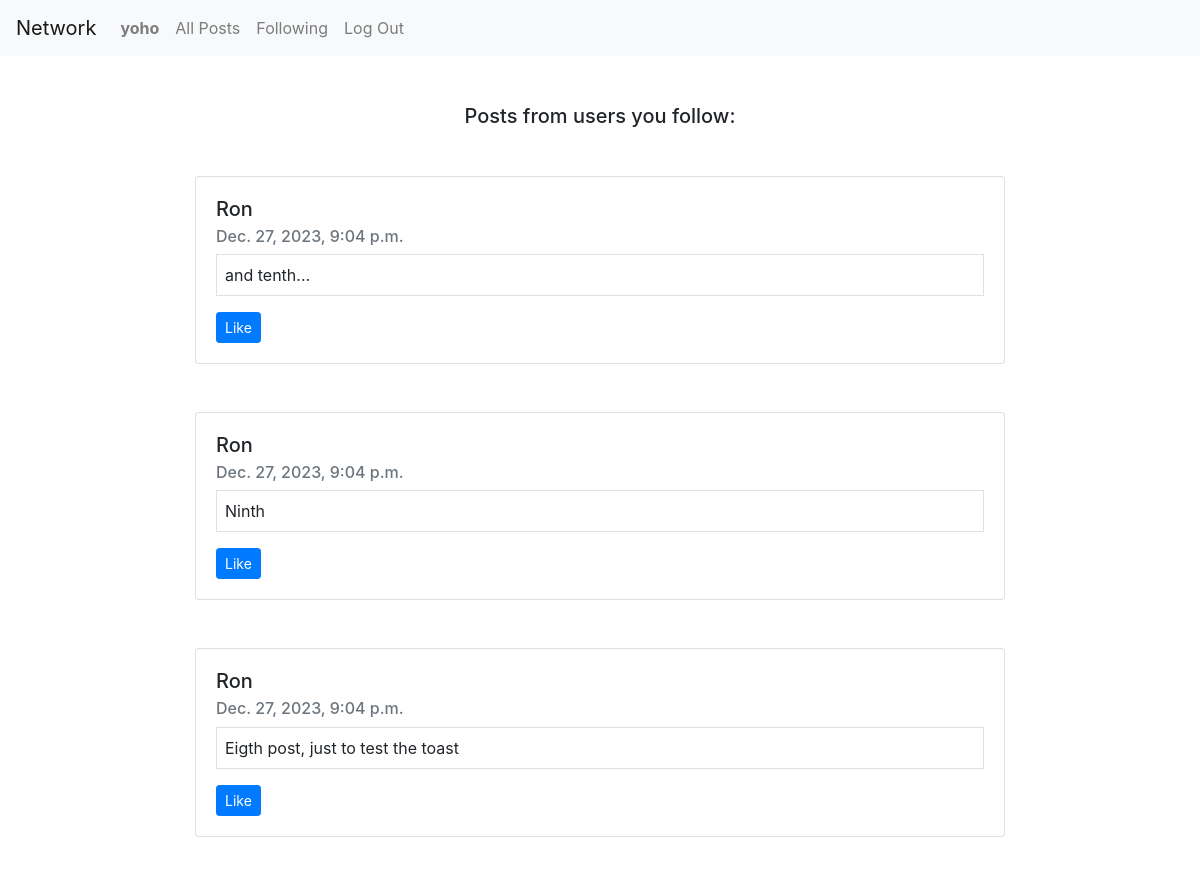
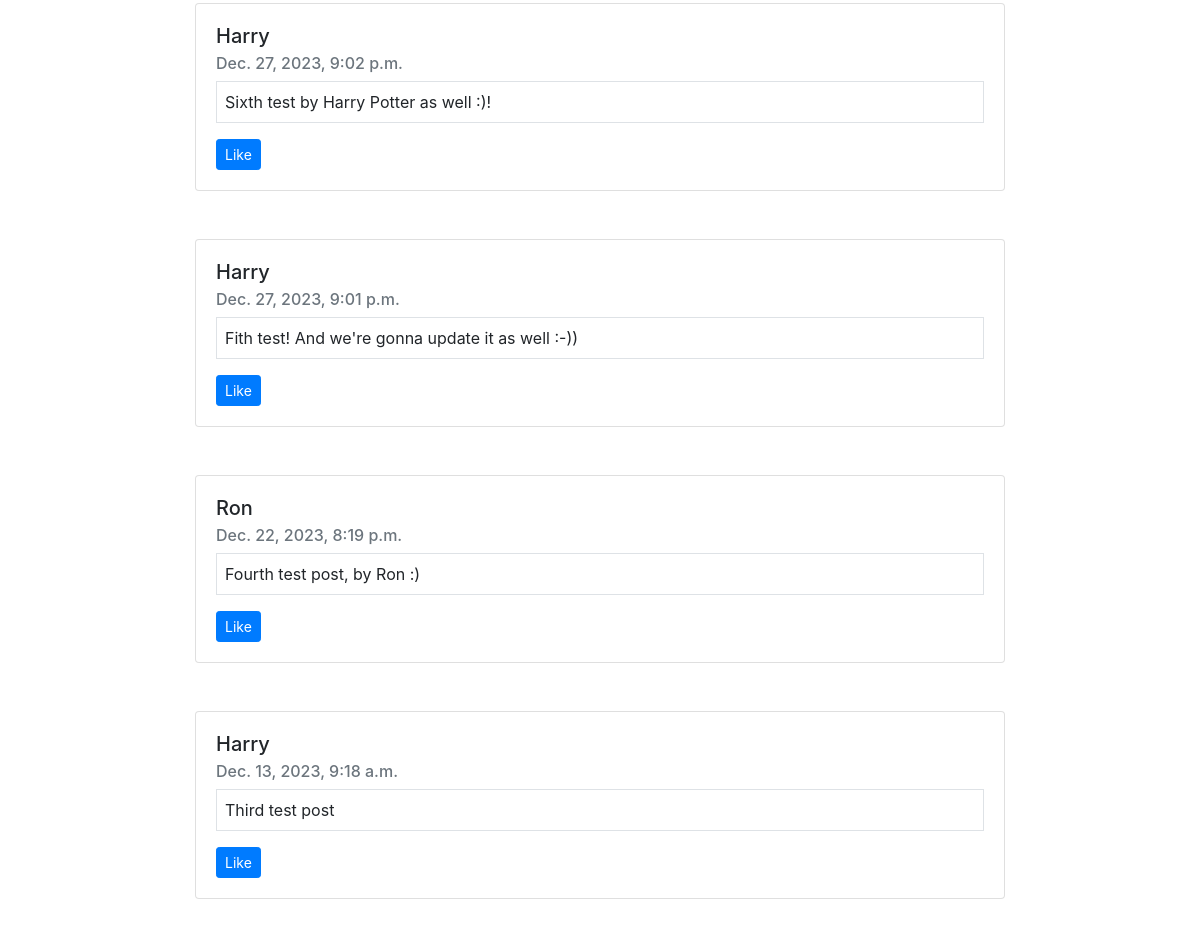
Page /following/ (signed in) on the committed database (2 pictures, top to bottom).
### network/models.py (models this page shows, shortened)
class User(AbstractUser):
    pass

class NewPost(models.Model):
    user = models.ForeignKey(User, on_delete=models.CASCADE, related_name="new_posts")
    post_text = models.TextField(max_length=250)
    date = models.DateTimeField(auto_now_add=True)

### network/views.py (the view)
# urls.py: path("following/", views.following, name="following"),
def following(request):
    current_profile = Profile.objects.get(id=request.user.id)
    followed_users = Profile.objects.filter(followed_by=current_profile)
    p = NewPost.objects.none()
    for user in followed_users:
        p = p | NewPost.objects.filter(user_id=user.id).order_by("-date")
    return render(request, "network/following.html", {
        "posts": p
    })

### network/templates/network/following.html (shortened to what this page needs)
{% extends "network/layout.html" %}
{% load static %}
{% block body %}
     <div class="container">
        <div class="mx-auto w-75 mb-3" style="width: 18rem;">
            <h5 class="card-title my-5 text-center">Posts from users you follow:</h5>
        </div>
        <div class="container">
            {% for post in posts %}
                <div class="card mx-auto w-75 mb-5" style="width: 18rem;">
                    <div class="card-body posts" id="post-{{ post.id }}">
                        <h5 class="card-title"><a href="{% url 'profile' post.user %}" class="text-reset text-decoration-none">{{ post.user }}</a></h5>
                        <h6 class="card-subtitle mb-2 text-muted">{{ post.date }}</h6>
                        <p class="card-text border p-2" id="post-text">{{ post.post_text }}</p>
                        <button type="button" class="btn btn-primary btn-sm" id="like">Like</button>
                    </div>
                </div>
            {% endfor %}
        </div>
    </div>
{% endblock %}

### network/templates/network/layout.html (shortened to what this page needs)
{% load static %}
<!DOCTYPE html>
<html lang="en">
    <head>
        <link rel="stylesheet" href="https://stackpath.bootstrapcdn.com/bootstrap/4.4.1/css/bootstrap.min.css">
        <link href="{% static 'network/styles.css' %}" rel="stylesheet">
    </head>
    <body>
        <nav class="navbar navbar-expand-lg navbar-light bg-light">
            <a class="navbar-brand" href="#">Network</a>
            <div>
              <ul class="navbar-nav mr-auto">
                {% if user.is_authenticated %}
                    <li class="nav-item">
                        <a class="nav-link" href="{% url 'profile' user.username %}"><strong>{{ user.username }}</strong></a>
                    </li>
                {% endif %}
                <li class="nav-item">
                  <a class="nav-link" href="{% url 'index' %}">All Posts</a>
                </li>
                {% if user.is_authenticated %}
                    <li class="nav-item">
                        <a class="nav-link" href="{% url 'following' %}">Following</a>
                    </li>
                    <li class="nav-item">
                        <a class="nav-link" href="{% url 'logout' %}">Log Out</a>
                    </li>
                {% endif %}
              </ul>
            </div>
          </nav>
        <div class="body">
            {% block body %}
            {% endblock %}
        </div>
    </body>
</html>

### rows in the picture
User: username "yoho"
NewPost: user "Ron", date "Dec. 27, 2023, 9:04 p.m.", post_text "and tenth..."
NewPost: user "Ron", date "Dec. 27, 2023, 9:04 p.m.", post_text "Ninth"
NewPost: user "Ron", date "Dec. 27, 2023, 9:04 p.m.", post_text "Eigth post, just to test the toast"
NewPost: user "Harry", date "Dec. 27, 2023, 9:02 p.m.", post_text "Sixth test by Harry Potter as well :)!"
NewPost: user "Harry", date "Dec. 27, 2023, 9:01 p.m.", post_text "Fith test! And we're gonna update it as well :-))"
NewPost: user "Ron", date "Dec. 22, 2023, 8:19 p.m.", post_text "Fourth test post, by Ron :)"
NewPost: user "Harry", date "Dec. 13, 2023, 9:18 a.m.", post_text "Third test post"
